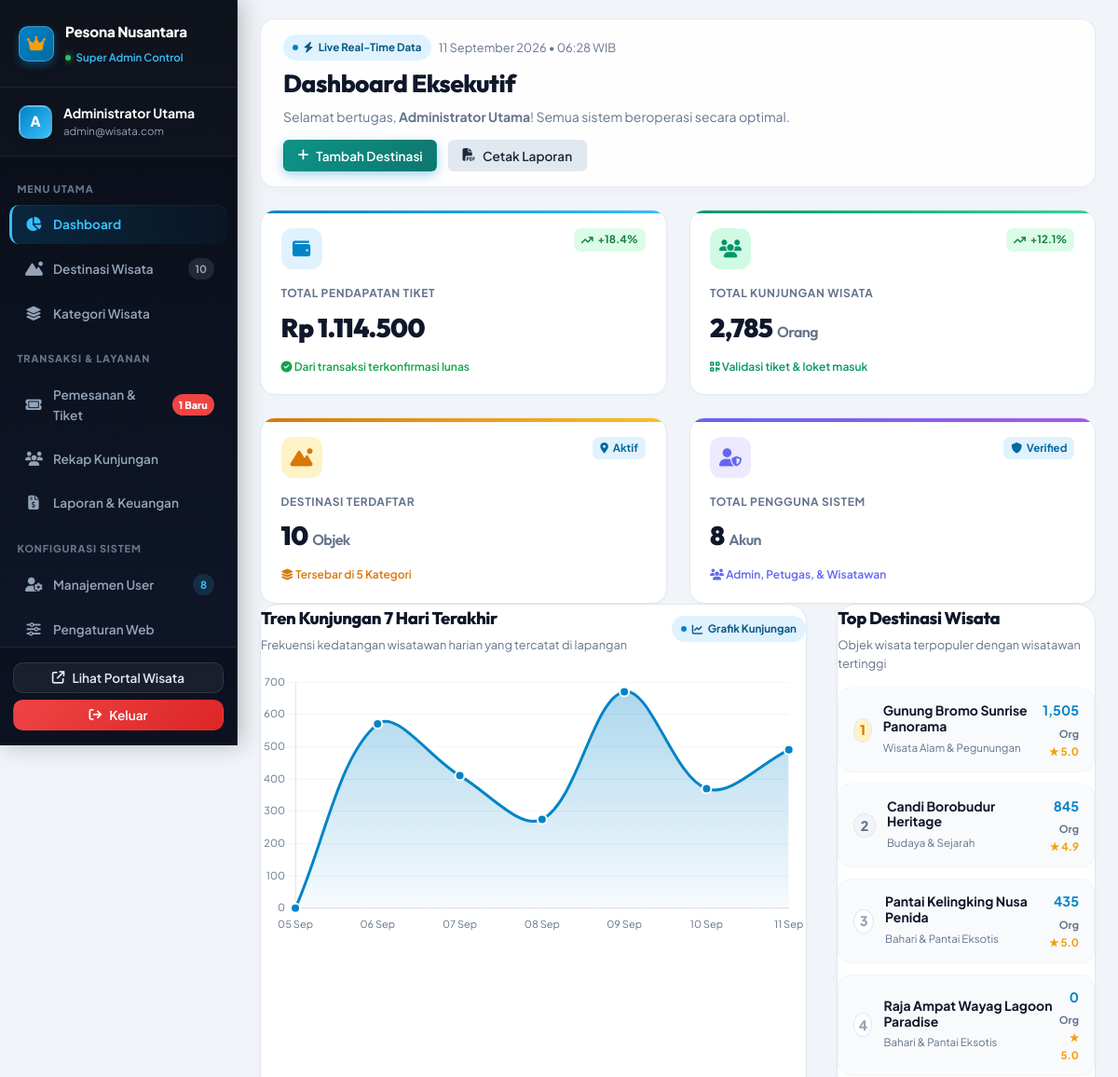
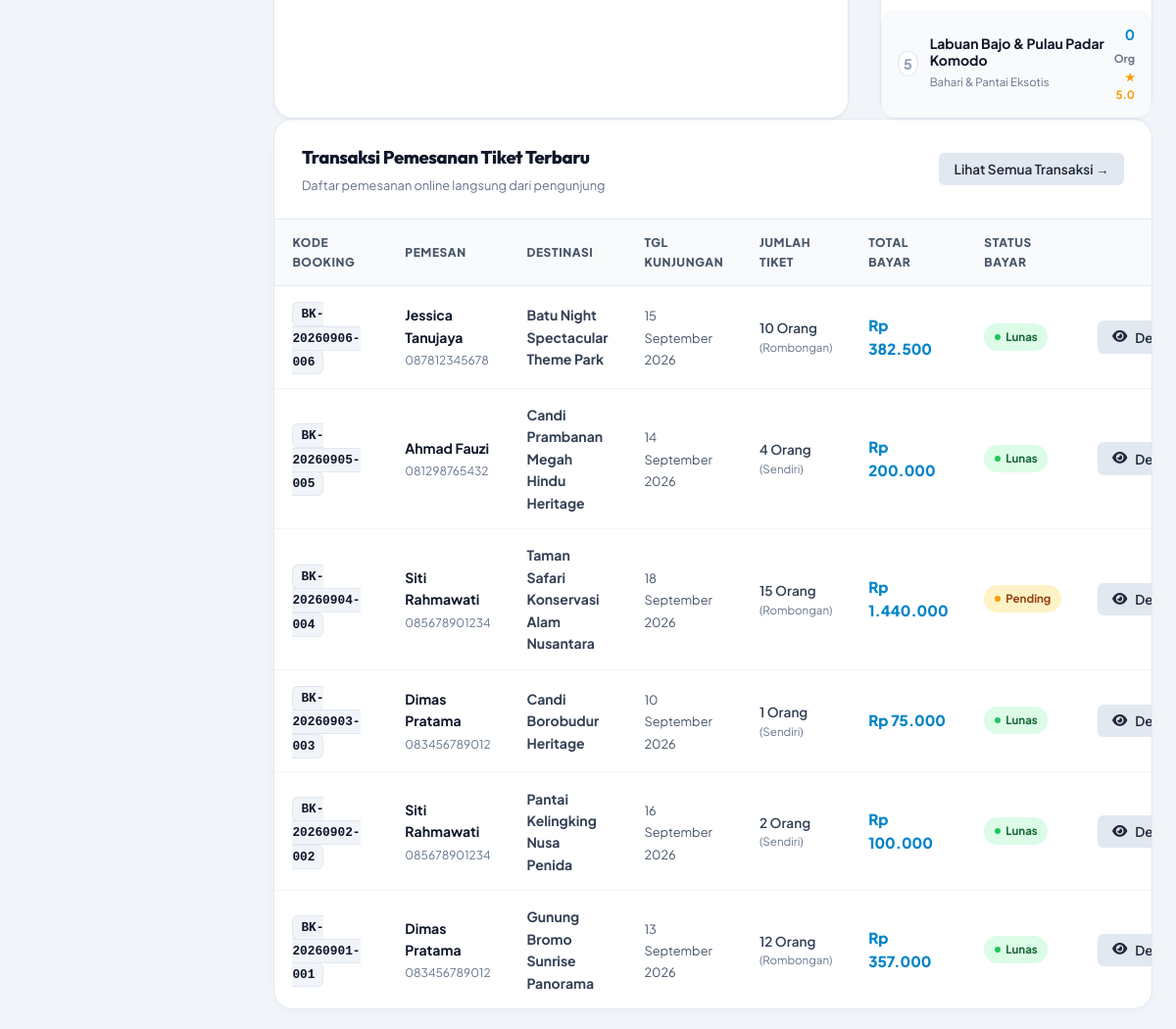
/admin/index.php (signed in), run on the app's committed database (2 pictures, top to bottom).
### tables this page shows
CREATE TABLE `pengaturan_web` (
  `id` INT AUTO_INCREMENT PRIMARY KEY,
  `nama_sistem` VARCHAR(100) NOT NULL DEFAULT 'Pesona Nusantara',
  `tagline` VARCHAR(200) DEFAULT 'Sistem Informasi & Reservasi Wisata Berkelas Indonesia',
  `deskripsi` TEXT DEFAULT NULL,
  `kontak_email` VARCHAR(100) DEFAULT 'kontak@pesonanusantara.id',
  `kontak_telp` VARCHAR(30) DEFAULT '+62 821-9988-7766',
  `alamat` TEXT DEFAULT NULL,
  `logo` VARCHAR(255) DEFAULT NULL,
  `banner` VARCHAR(255) DEFAULT NULL,
  `sosmed_instagram` VARCHAR(100) DEFAULT 'pesonanusantara.id',
  `sosmed_facebook` VARCHAR(100) DEFAULT 'pesonanusantara.official',
  `sosmed_youtube` VARCHAR(100) DEFAULT 'PesonaNusantaraTV',
  `updated_at` TIMESTAMP DEFAULT CURRENT_TIMESTAMP ON UPDATE CURRENT_TIMESTAMP
);

CREATE TABLE `pemesanan` (
  `id` INT AUTO_INCREMENT PRIMARY KEY,
  `kode_booking` VARCHAR(30) NOT NULL UNIQUE,
  `user_id` INT NOT NULL,
  `destinasi_id` INT NOT NULL,
  `tanggal_kunjungan` DATE NOT NULL,
  `tipe_rombongan` ENUM('sendiri', 'rombongan') NOT NULL DEFAULT 'sendiri',
  `jumlah_tiket` INT NOT NULL DEFAULT 1,
  `harga_satuan` DECIMAL(12,2) NOT NULL,
  `diskon_didapat` DECIMAL(12,2) DEFAULT 0.00,
  `total_bayar` DECIMAL(12,2) NOT NULL,
  `status_bayar` ENUM('pending', 'lunas', 'batal') NOT NULL DEFAULT 'pending',
  `metode_pembayaran` VARCHAR(50) DEFAULT 'QRIS',
  `bukti_bayar` VARCHAR(255) DEFAULT NULL,
  `qr_code` VARCHAR(255) DEFAULT NULL,
  `status_kunjungan` ENUM('belum_digunakan', 'sudah_digunakan', 'hangus') DEFAULT 'belum_digunakan',
  `waktu_checkin` DATETIME DEFAULT NULL,
  `nama_pemesan` VARCHAR(100) DEFAULT NULL,
  `no_telp` VARCHAR(30) DEFAULT NULL,
  `catatan` TEXT DEFAULT NULL,
  `created_at` TIMESTAMP DEFAULT CURRENT_TIMESTAMP,
  FOREIGN KEY (`user_id`) REFERENCES `users`(`id`) ON DELETE CASCADE,
  FOREIGN KEY (`destinasi_id`) REFERENCES `destinasi`(`id`) ON DELETE CASCADE
);

CREATE TABLE `destinasi` (
  `id` INT AUTO_INCREMENT PRIMARY KEY,
  `kategori_id` INT NOT NULL,
  `nama_destinasi` VARCHAR(150) NOT NULL,
  `slug` VARCHAR(180) NOT NULL UNIQUE,
  `deskripsi` TEXT NOT NULL,
  `lokasi` VARCHAR(255) NOT NULL,
  `maps_embed` TEXT DEFAULT NULL,
  `harga_tiket` DECIMAL(12,2) NOT NULL DEFAULT 0.00,
  `diskon_rombongan` INT DEFAULT 15 COMMENT 'Diskon persen untuk rombongan',
  `min_rombongan` INT DEFAULT 10 COMMENT 'Minimal pengunjung untuk rombongan',
  `jam_buka` TIME DEFAULT '08:00:00',
  `jam_tutup` TIME DEFAULT '17:00:00',
  `hari_operasional` VARCHAR(100) DEFAULT 'Setiap Hari (Senin - Minggu)',
  `fasilitas` TEXT DEFAULT NULL COMMENT 'Comma-separated fasilitas',
  `status` ENUM('buka', 'tutup', 'pemeliharaan') DEFAULT 'buka',
  `rating` DECIMAL(3,2) DEFAULT 4.80,
  `foto_utama` VARCHAR(255) NOT NULL,
  `created_at` TIMESTAMP DEFAULT CURRENT_TIMESTAMP,
  FOREIGN KEY (`kategori_id`) REFERENCES `kategori_wisata`(`id`) ON DELETE CASCADE
);

### admin/index.php (the view, shortened to what the rows shown need)
<?php
require_once __DIR__ . '/../config/database.php';
$totalDestinasi = $pdo->query("SELECT COUNT(*) FROM destinasi")->fetchColumn();
$totalUsers = $pdo->query("SELECT COUNT(*) FROM users")->fetchColumn();
$totalKunjungan = $pdo->query("SELECT COALESCE(SUM(jumlah_pengunjung), 0) FROM presensi_kunjungan")->fetchColumn();
$totalOmset = $pdo->query("SELECT COALESCE(SUM(total_bayar), 0) FROM pemesanan WHERE status_bayar = 'lunas'")->fetchColumn();
$grafikDates = [];
$grafikCounts = [];
for ($i = 6; $i >= 0; $i--) {
    $d = date('Y-m-d', strtotime("-$i days"));
    $grafikDates[] = date('d M', strtotime($d));
    $stmtG = $pdo->prepare("SELECT COALESCE(SUM(jumlah_pengunjung), 0) FROM presensi_kunjungan WHERE tanggal_kunjungan = ?");
    $stmtG->execute([$d]);
    $grafikCounts[] = (int)$stmtG->fetchColumn();
}
$transaksiTerbaru = $pdo->query("SELECT p.*, d.nama_destinasi, u.nama as nama_user
                                 FROM pemesanan p
                                 JOIN destinasi d ON p.destinasi_id = d.id
                                 JOIN users u ON p.user_id = u.id
                                 ORDER BY p.id DESC LIMIT 6")->fetchAll();
require_once __DIR__ . '/includes/header.php';
require_once __DIR__ . '/includes/sidebar.php';
?>
<main class="admin-main">
  <div class="admin-topbar-luxury">
    <div>
      <h1 style="font-size: 1.65rem; font-weight: 800; color: #0f172a; margin: 0; letter-spacing: -0.02em;">
        Dashboard Eksekutif
      </h1>
    </div>
  </div>
  <div class="grid grid-cols-4 gap-6 mb-8">
    <div class="kpi-card-luxury kpi-primary">
      <div>
        <h2 style="font-size: 1.75rem; font-weight: 900; color: #0f172a; margin: 0.35rem 0 0.25rem 0; font-family: 'Outfit', sans-serif;">
          <?= formatRupiah($totalOmset) ?>
        </h2>
      </div>
    </div>
    <div class="kpi-card-luxury kpi-success">
      <div>
        <h2 style="font-size: 1.75rem; font-weight: 900; color: #0f172a; margin: 0.35rem 0 0.25rem 0; font-family: 'Outfit', sans-serif;">
          <?= number_format($totalKunjungan) ?> <span style="font-size: 1rem; font-weight: 600; color: #64748b;">Orang</span>
        </h2>
      </div>
    </div>
    <div class="kpi-card-luxury kpi-warning">
      <div>
        <h2 style="font-size: 1.75rem; font-weight: 900; color: #0f172a; margin: 0.35rem 0 0.25rem 0; font-family: 'Outfit', sans-serif;">
          <?= number_format($totalDestinasi) ?> <span style="font-size: 1rem; font-weight: 600; color: #64748b;">Objek</span>
        </h2>
      </div>
    </div>
    <div class="kpi-card-luxury kpi-indigo">
      <div>
        <h2 style="font-size: 1.75rem; font-weight: 900; color: #0f172a; margin: 0.35rem 0 0.25rem 0; font-family: 'Outfit', sans-serif;">
          <?= number_format($totalUsers) ?> <span style="font-size: 1rem; font-weight: 600; color: #64748b;">Akun</span>
        </h2>
      </div>
    </div>
  </div>
  <div class="card-table-luxury">
    <div class="overflow-x-auto">
      <table class="table-luxury">
        <thead>
          <tr>
            <th>Kode Booking</th>
            <th>Pemesan</th>
            <th>Destinasi</th>
            <th>Tgl Kunjungan</th>
            <th>Jumlah Tiket</th>
            <th>Total Bayar</th>
            <th>Status Bayar</th>
            <th style="text-align: right;">Aksi</th>
          </tr>
        </thead>
        <tbody>
          <?php foreach ($transaksiTerbaru as $t): ?>
            <tr>
              <td>
                <span style="font-family: monospace; font-size: 0.8rem; font-weight: 700; background: #f1f5f9; padding: 0.25rem 0.5rem; border-radius: 0.4rem; border: 1px solid #e2e8f0; color: #0f172a;">
                  <?= htmlspecialchars($t['kode_booking']) ?>
                </span>
              </td>
              <td>
                <strong style="color: #0f172a; font-size: 0.875rem; display: block;">
                  <?= htmlspecialchars($t['nama_pemesan'] ?? $t['nama_user']) ?>
                </strong>
                <span style="font-size: 0.75rem; color: #64748b;">
                  <?= htmlspecialchars($t['no_telp'] ?? '-') ?>
                </span>
              </td>
              <td>
                <strong style="font-size: 0.875rem; color: #334155;">
                  <?= htmlspecialchars($t['nama_destinasi']) ?>
                </strong>
              </td>
              <td>
                <span style="font-size: 0.8rem; color: #475569;">
                  <?= formatTanggalIndo($t['tanggal_kunjungan']) ?>
                </span>
              </td>
              <td>
                <span style="font-weight: 600; font-size: 0.85rem;">
                  <?= $t['jumlah_tiket'] ?> Orang
                </span>
                <span style="font-size: 0.72rem; color: #64748b; display: block; text-transform: capitalize;">
                  (<?= htmlspecialchars($t['tipe_rombongan']) ?>)
                </span>
              </td>
              <td>
                <strong style="color: #0284c7; font-size: 0.95rem; font-weight: 800;">
                  <?= formatRupiah($t['total_bayar']) ?>
                </strong>
              </td>
              <td>
                <?php if ($t['status_bayar'] === 'lunas'): ?>
                  <span class="badge-luxury badge-luxury-success">Lunas</span>
                <?php elseif ($t['status_bayar'] === 'pending'): ?>
                  <span class="badge-luxury badge-luxury-warning">Pending</span>
                <?php else: ?>
                  <span class="badge-luxury badge-luxury-danger"><?= ucfirst($t['status_bayar']) ?></span>
                <?php endif; ?>
              </td>
              <td style="text-align: right;">
                <a href="<?= BASE_URL ?>admin/pemesanan.php?action=view&id=<?= $t['id'] ?>" class="btn btn-secondary btn-sm" title="Kelola Pemesanan">
                  <i class="fa-solid fa-eye"></i> Detail
                </a>
              </td>
            </tr>
          <?php endforeach; ?>
        </tbody>
      </table>
    </div>
  </div>
</main>
<script>
  const ctx = document.getElementById('kunjunganChart').getContext('2d');
  // Luxury Gradient Fill
  const gradient = ctx.createLinearGradient(0, 0, 0, 280);
  gradient.addColorStop(0, 'rgba(2, 132, 199, 0.35)');
  gradient.addColorStop(1, 'rgba(2, 132, 199, 0.0)');
  new Chart(ctx, {
    type: 'line',
    data: {
      labels: <?= json_encode($grafikDates) ?>,
      datasets: [{
        label: 'Wisatawan (Orang)',
        data: <?= json_encode($grafikCounts) ?>,
        borderColor: '#0284c7',
        borderWidth: 3,
        backgroundColor: gradient,
        fill: true,
        tension: 0.35,
        pointBackgroundColor: '#0284c7',
        pointBorderColor: '#ffffff',
        pointBorderWidth: 2,
        pointRadius: 5,
        pointHoverRadius: 8
      }]
    },
    options: {
      responsive: true,
      maintainAspectRatio: false,
      plugins: {
        legend: {
          display: false
        },
        tooltip: {
          backgroundColor: '#0f172a',
          titleFont: { family: 'Plus Jakarta Sans', size: 13, weight: 'bold' },
          bodyFont: { family: 'Plus Jakarta Sans', size: 12 },
          padding: 12,
          cornerRadius: 8
        }
      },
      scales: {
        y: {
          beginAtZero: true,
          grid: {
            color: '#f1f5f9',
            drawBorder: false
          },
          ticks: {
            font: { family: 'Plus Jakarta Sans', size: 11 },
            color: '#64748b'
          }
        },
        x: {
          grid: {
            display: false
          },
          ticks: {
            font: { family: 'Plus Jakarta Sans', size: 11 },
            color: '#64748b'
          }
        }
      }
    }
  });
  // Update clock
  setInterval(() => {
    const now = new Date();
    const h = String(now.getHours()).padStart(2, '0');
    const m = String(now.getMinutes()).padStart(2, '0');
    const el = document.getElementById('liveTime');
    if (el) el.textContent = `${h}:${m} WIB`;
  }, 1000);
</script>
<?php require_once __DIR__ . '/includes/footer.php'; ?>

### admin/includes/sidebar.php (shortened to what the rows shown need)
<aside class="admin-sidebar">
  <div class="admin-sidebar-brand">
    <div style="overflow: hidden; flex: 1;">
      <span style="display: block; font-weight: 800; font-size: 0.95rem; color: #ffffff; letter-spacing: -0.01em; white-space: nowrap; text-overflow: ellipsis; overflow: hidden;">
        <?= htmlspecialchars($settings['nama_sistem'] ?? 'Pesona Nusantara') ?>
      </span>
      <span style="display: inline-flex; align-items: center; gap: 0.35rem; font-size: 0.72rem; color: #38bdf8; font-weight: 600;">
        <span style="width: 6px; height: 6px; border-radius: 50%; background: #22c55e; display: inline-block; box-shadow: 0 0 8px #22c55e;"></span>
        Super Admin Control
      </span>
    </div>
  </div>
</aside>

### data on the page
pengaturan_web: nama_sistem "Pesona Nusantara"
pemesanan: kode_booking "BK-20260906-006", nama_pemesan "Jessica Tanujaya", no_telp "087812345678", destinasi.nama_destinasi "Batu Night Spectacular Theme Park", tanggal_kunjungan "15 September 2026", jumlah_tiket "10", tipe_rombongan "Rombongan", total_bayar "Rp 382.500", status_bayar "Lunas"
pemesanan: kode_booking "BK-20260905-005", nama_pemesan "Ahmad Fauzi", no_telp "081298765432", destinasi.nama_destinasi "Candi Prambanan Megah Hindu Heritage", tanggal_kunjungan "14 September 2026", jumlah_tiket "4", tipe_rombongan "Sendiri", total_bayar "Rp 200.000", status_bayar "Lunas"
pemesanan: kode_booking "BK-20260904-004", nama_pemesan "Siti Rahmawati", no_telp "085678901234", destinasi.nama_destinasi "Taman Safari Konservasi Alam Nusantara", tanggal_kunjungan "18 September 2026", jumlah_tiket "15", tipe_rombongan "Rombongan", total_bayar "Rp 1.440.000", status_bayar "Pending"
pemesanan: kode_booking "BK-20260903-003", nama_pemesan "Dimas Pratama", no_telp "083456789012", destinasi.nama_destinasi "Candi Borobudur Heritage", tanggal_kunjungan "10 September 2026", jumlah_tiket "1", tipe_rombongan "Sendiri", total_bayar "Rp 75.000", status_bayar "Lunas"
pemesanan: kode_booking "BK-20260902-002", nama_pemesan "Siti Rahmawati", no_telp "085678901234", destinasi.nama_destinasi "Pantai Kelingking Nusa Penida", tanggal_kunjungan "16 September 2026", jumlah_tiket "2", tipe_rombongan "Sendiri", total_bayar "Rp 100.000", status_bayar "Lunas"
pemesanan: kode_booking "BK-20260901-001", nama_pemesan "Dimas Pratama", no_telp "083456789012", destinasi.nama_destinasi "Gunung Bromo Sunrise Panorama", tanggal_kunjungan "13 September 2026", jumlah_tiket "12", tipe_rombongan "Rombongan", total_bayar "Rp 357.000", status_bayar "Lunas"

### other printed values
$initial "A"
$userName "Administrator Utama"
$userEmail "admin@wisata.com"
$cntDestinasi "10"
$cntPendingPesanan "1"
$cntUsers "8"
$_SESSION['user_nama'] "Administrator Utama"
formatRupiah($totalOmset) "Rp 1.114.500"
$totalKunjungan "2,785"
$totalDestinasi "10"
$totalUsers "8"
$d['nama_destinasi'] "Gunung Bromo Sunrise Panorama"
$d['nama_kategori'] "Wisata Alam & Pegunungan"
$d['total_wisatawan'] "1,505"
$d['rating'] "5.0"
